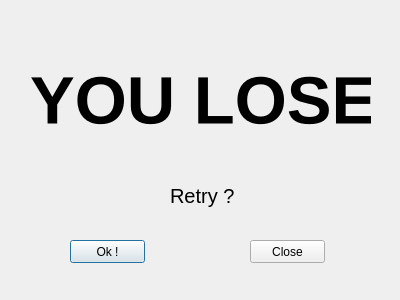
<?xml version="1.0" encoding="UTF-8"?>
<ui version="4.0">
 <class>DefeatGameDialog</class>
 <widget class="QDialog" name="DefeatGameDialog">
  <property name="geometry">
   <rect>
    <x>0</x>
    <y>0</y>
    <width>400</width>
    <height>300</height>
   </rect>
  </property>
  <property name="windowTitle">
   <string>Dialog</string>
  </property>
  <widget class="QLabel" name="label">
   <property name="geometry">
    <rect>
     <x>30</x>
     <y>70</y>
     <width>341</width>
     <height>61</height>
    </rect>
   </property>
   <property name="font">
    <font>
     <pointsize>50</pointsize>
     <weight>75</weight>
     <bold>true</bold>
    </font>
   </property>
   <property name="text">
    <string>YOU LOSE</string>
   </property>
  </widget>
  <widget class="QLabel" name="label_2">
   <property name="geometry">
    <rect>
     <x>170</x>
     <y>180</y>
     <width>71</width>
     <height>31</height>
    </rect>
   </property>
   <property name="font">
    <font>
     <pointsize>15</pointsize>
    </font>
   </property>
   <property name="text">
    <string>Retry ?</string>
   </property>
  </widget>
  <widget class="QPushButton" name="pushButton">
   <property name="geometry">
    <rect>
     <x>70</x>
     <y>240</y>
     <width>75</width>
     <height>23</height>
    </rect>
   </property>
   <property name="text">
    <string>Ok !</string>
   </property>
  </widget>
  <widget class="QPushButton" name="pushButton_2">
   <property name="geometry">
    <rect>
     <x>250</x>
     <y>240</y>
     <width>75</width>
     <height>23</height>
    </rect>
   </property>
   <property name="text">
    <string>Close</string>
   </property>
  </widget>
 </widget>
 <resources/>
 <connections/>
</ui>
